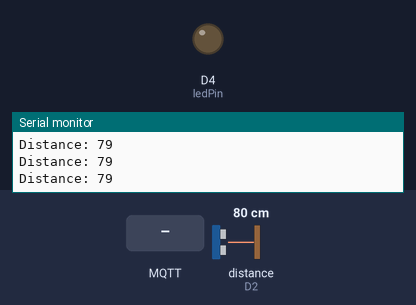
This sketch was run on a simulated Arduino MKR. Shown: output pins drawn as LEDs (lit = HIGH), the last lines printed to the serial monitor. Wiring (inferred from the names in the program): ultrasonic range finder: trigger D3; echo D2. Dashed ring = blinking. The test bench sets the inputs (shaded band); at power-on: distance to the obstacle (sensor on D2) 80 cm. The echo pulse lasts 58.3 µs per cm; WiFi joins after 1.5 s; servers stay silent unless stated; no MQTT or app messages arrive unless stated; pins used as bus, display or sensor lines are not drawn.

Above: at 4.7 s.
4.8 s: MQTT message "wave" arrives on the first subscribed topic
At 4.95 s:
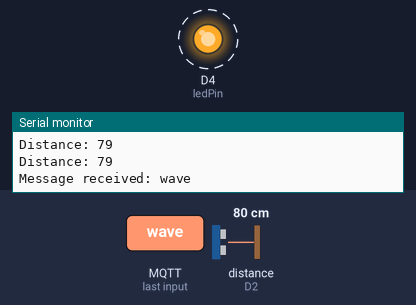
7.8 s: distance to the obstacle (sensor on D2) set to 44 cm
9.3 s: distance to the obstacle (sensor on D2) set to 36 cm
12.3 s: MQTT message "pat" arrives on the first subscribed topic
At 13.6 s:
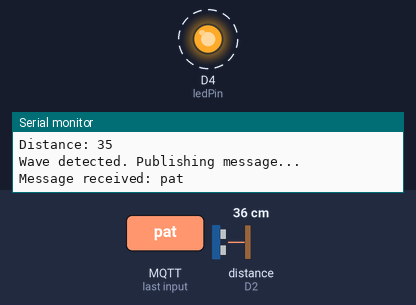
Timing chart, 0 to 15.8 s (numbered marks = the images above; inputs shaded):
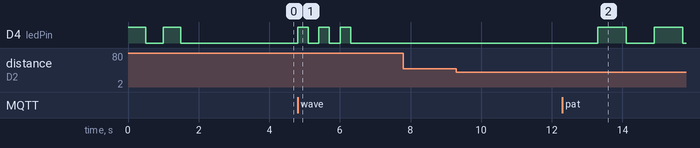

The sketch:

task_3_3D.ino
```cpp
#include <WiFiNINA.h>
#include <ArduinoMqttClient.h>

char ssid[] = "Redmi Note 11T 5G";
char pass[] = "yeeyeeassed";

const char broker[] = "c4c7d2b1d21e40e6bd20667642a0b59c.s1.eu.hivemq.cloud";
int port = 8883;

const char topic[] = "SIT210/wave";

const char mqttUser[] = "hivemq.webclient.1756369363108";
const char mqttPass[] = "79Ozk%Z8H,>MFy.3rlsE";

WiFiSSLClient wifiClient;
MqttClient mqttClient(wifiClient);

const int trigPin = 3;
const int echoPin = 2;

const int ledPin  = 4;

long duration;
int distance;

void setup() {
  Serial.begin(9600);
  pinMode(trigPin, OUTPUT);
  pinMode(echoPin, INPUT);
  pinMode(ledPin, OUTPUT);
  blinkLED(2, 500);
  connectWiFi();
  mqttClient.setUsernamePassword(mqttUser, mqttPass);
  Serial.print("Connecting to HiveMQ Cloud...");
  if (!mqttClient.connect(broker, port)) {
    Serial.print("MQTT connection failed. Error code = ");
    Serial.println(mqttClient.connectError());
    while (1);
  }
  Serial.println("connected!");
  mqttClient.onMessage(onMqttMessage);
  mqttClient.subscribe(topic);
  Serial.println("Subscribed to topic: SIT210/wave");
}

void loop() {
  mqttClient.poll();
  distance = getDistance();
  Serial.print("Distance: ");
  Serial.println(distance);
  if (distance > 20 && distance < 40) {
    Serial.println("Wave detected. Publishing message...");
    mqttClient.beginMessage(topic);
    mqttClient.print("wave:Abhishek");
    mqttClient.endMessage();
    delay(2000);
  }
  else if (distance <= 5 && distance > 0) {
    Serial.println("Pat detected. Publishing message...");
    mqttClient.beginMessage(topic);
    mqttClient.print("pat:Abhishek");
    mqttClient.endMessage();
    delay(2000);
  }
}

int getDistance() {
  digitalWrite(trigPin, LOW);
  delayMicroseconds(2);
  digitalWrite(trigPin, HIGH);
  delayMicroseconds(10);
  digitalWrite(trigPin, LOW);
  duration = pulseIn(echoPin, HIGH);
  return duration * 0.034 / 2;
}

void onMqttMessage(int messageSize) {
  String msg = "";
  while (mqttClient.available()) {
    msg += (char)mqttClient.read();
  }
  Serial.println("Message received: " + msg);
  if (msg.startsWith("wave")) {
    blinkLED(3, 300);
  }
  else if (msg.startsWith("pat")) {
    blinkLED(4, 800);
  }
}

void blinkLED(int times, int delayTime) {
  for (int i = 0; i < times; i++) {
    digitalWrite(ledPin, HIGH);
    delay(delayTime);
    digitalWrite(ledPin, LOW);
    delay(delayTime);
  }
}

void connectWiFi() {
  Serial.print("Connecting to WiFi: ");
  Serial.println(ssid);
  while (WiFi.begin(ssid, pass) != WL_CONNECTED) {
    Serial.print(".");
    delay(1000);
  }
  Serial.println("Connected to WiFi.");
}
```

Measured:
- after the input at 4.8 s, D4 (ledPin): alternates HIGH for 0.30 s and LOW for 0.30 s, 6 changes in all, then stays LOW, starting at once
- after the input at 12.3 s, D4 (ledPin): alternates HIGH for 0.80 s and LOW for 0.80 s, starting after 1.0 s
